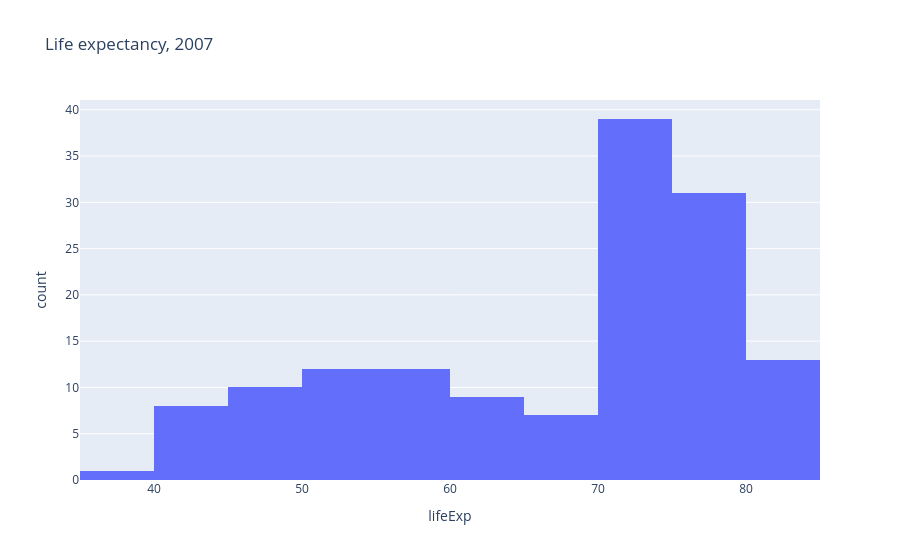

The cell this chart's notebook holds for it:
### Markdown cell above
### Histogram: one variable, 142 countries

### Code cell
fig_hist = px.histogram(df07, x='lifeExp', nbins=20, title='Life expectancy, 2007')
fig_hist.show()

### Figure 1 — Plotly figure (JSON) as saved in the notebook; plotly's stock layout.template omitted (floating-point values rounded to 4 significant figures; data arrays with more than 128 entries replaced by an {"elided": "..."} marker saying what was removed)
{"data": [{"bingroup": "x", "hovertemplate": "lifeExp=%{x}<br>count=%{y}<extra></extra>", "legendgroup": "", "marker": {"color": "#636efa", "pattern": {"shape": ""}}, "name": "", "nbinsx": 20, "orientation": "v", "showlegend": false, "type": "histogram", "x": {"elided": "142 float values"}, "xaxis": "x", "yaxis": "y"}], "layout": {"barmode": "relative", "legend": {"tracegroupgap": 0}, "title": {"text": "Life expectancy, 2007"}, "xaxis": {"anchor": "y", "domain": [0.0, 1.0], "title": {"text": "lifeExp"}}, "yaxis": {"anchor": "x", "domain": [0.0, 1.0], "title": {"text": "count"}}}}
